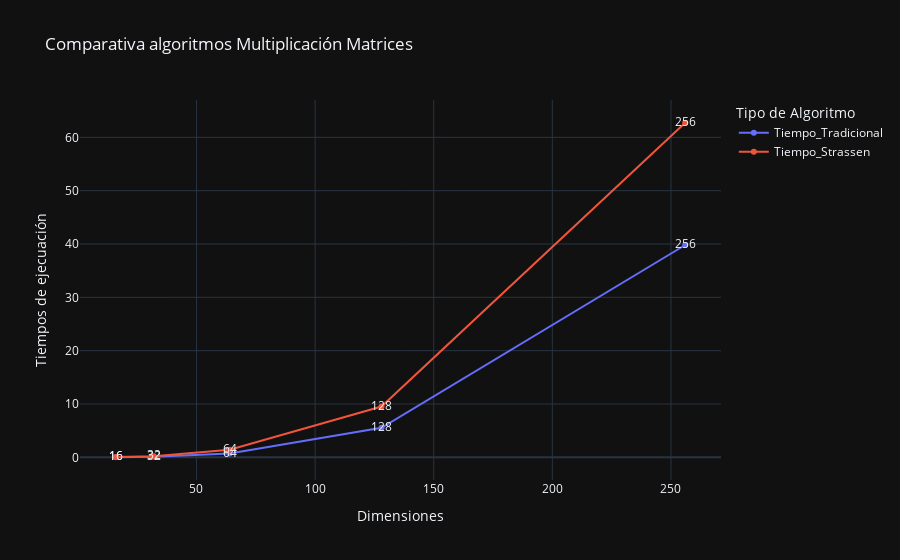

Source (notebook cell):
### Markdown cell above
## Análisis de ambos algoritmos

### Code cell
import numpy as np
import time
import pandas as pd
import plotly.express as px

dim=[4,5,6,7,8]
t_tradicional=[]
t_strassen=[]

#Bucle de pruebas

for n in dim:

    A = np.random.randint(1,100, size=(2**n,2**n)) #Se crear una matriz con valores aleatorios
    B = np.random.randint(1,100, size=(2**n,2**n)) #Se crear una matriz con valores aleatorios

    print("---------------Matrices cuadradas de dimensión ", A.shape, "-------------------------------------")
    #print(A)
    #print("\n")
    #print(B)
    #print("---------------------------")

    inicio=time.time()
    resultado=strassen(A,B)
    final=time.time()
    #print(resultado)
    t_strassen.append(final-inicio)
    print("Tiempo de realización algoritmo Strassen ", final-inicio)

    print("---------------------------------------------------------")

    inicio=time.time()
    resultado=multiplicar_matrices(A,B)
    final=time.time()
    #print(resultado)
    t_tradicional.append(final-inicio)
    print("Tiempo de realización algoritmo Tradicional ", final-inicio)

    print("\n")
    print("---------------------------------------------------------")

##Grafica de resultados
dimension=[]
for x in dim:
  dimension.append(2**x)

data={"Tiempo_Tradicional": t_tradicional,"Tiempo_Strassen": t_strassen, "Dimensiones":dimension}
      
df=pd.DataFrame(data, index=dimension)

fig = px.line(df[["Tiempo_Tradicional","Tiempo_Strassen"]], 
              labels={
                     "index": "Dimensiones",
                     "value": "Tiempos de ejecuación",
                    "variable" : "Tipo de Algoritmo"
                 }, title="Comparativa algoritmos Multiplicación Matrices", template="plotly_dark", text=dimension, markers=True)
fig.show()

### Figure 1 — Plotly figure (JSON) as saved in the notebook; plotly's stock layout.template omitted (floating-point values rounded to 4 significant figures)
{"data": [{"hovertemplate": "Tipo de Algoritmo=Tiempo_Tradicional<br>Dimensiones=%{x}<br>Tiempos de ejecuación=%{y}<br>text=%{text}<extra></extra>", "legendgroup": "Tiempo_Tradicional", "line": {"color": "#636efa", "dash": "solid"}, "marker": {"symbol": "circle"}, "mode": "markers+text+lines", "name": "Tiempo_Tradicional", "orientation": "v", "showlegend": true, "text": [16, 32, 64, 128, 256], "type": "scatter", "x": [16, 32, 64, 128, 256], "xaxis": "x", "y": [0.01339, 0.1059, 0.6957, 5.544, 39.81], "yaxis": "y"}, {"hovertemplate": "Tipo de Algoritmo=Tiempo_Strassen<br>Dimensiones=%{x}<br>Tiempos de ejecuación=%{y}<br>text=%{text}<extra></extra>", "legendgroup": "Tiempo_Strassen", "line": {"color": "#EF553B", "dash": "solid"}, "marker": {"symbol": "circle"}, "mode": "markers+text+lines", "name": "Tiempo_Strassen", "orientation": "v", "showlegend": true, "text": [16, 32, 64, 128, 256], "type": "scatter", "x": [16, 32, 64, 128, 256], "xaxis": "x", "y": [0.04507, 0.1963, 1.404, 9.514, 62.74], "yaxis": "y"}], "layout": {"autosize": true, "legend": {"title": {"text": "Tipo de Algoritmo"}, "tracegroupgap": 0}, "title": {"text": "Comparativa algoritmos Multiplicación Matrices"}, "xaxis": {"anchor": "y", "autorange": true, "domain": [0, 1], "range": [1.632, 270.4], "title": {"text": "Dimensiones"}, "type": "linear"}, "yaxis": {"anchor": "x", "autorange": true, "domain": [0, 1], "range": [-5.163, 67.91], "title": {"text": "Tiempos de ejecuación"}, "type": "linear"}}}
